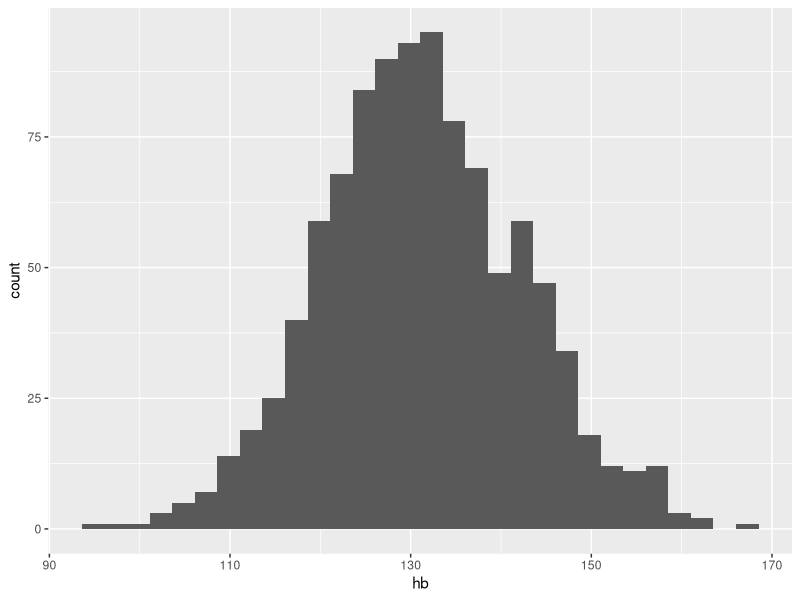
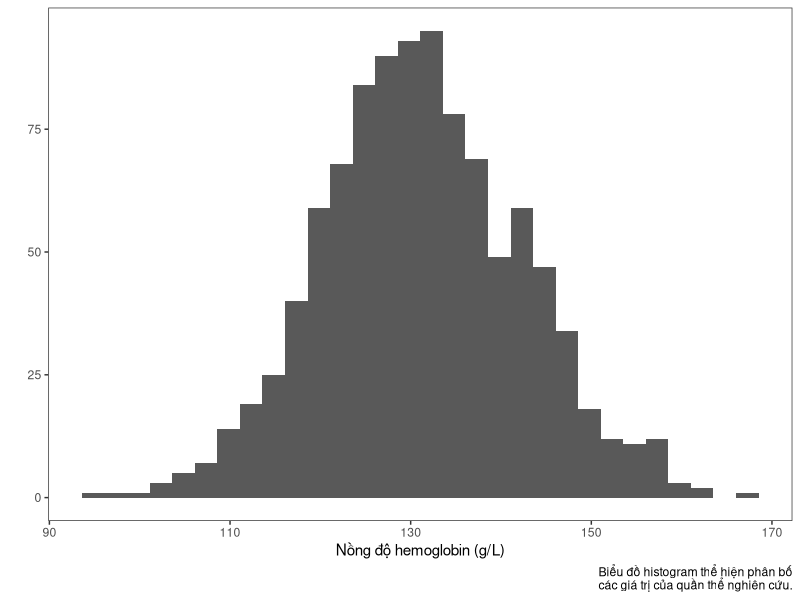
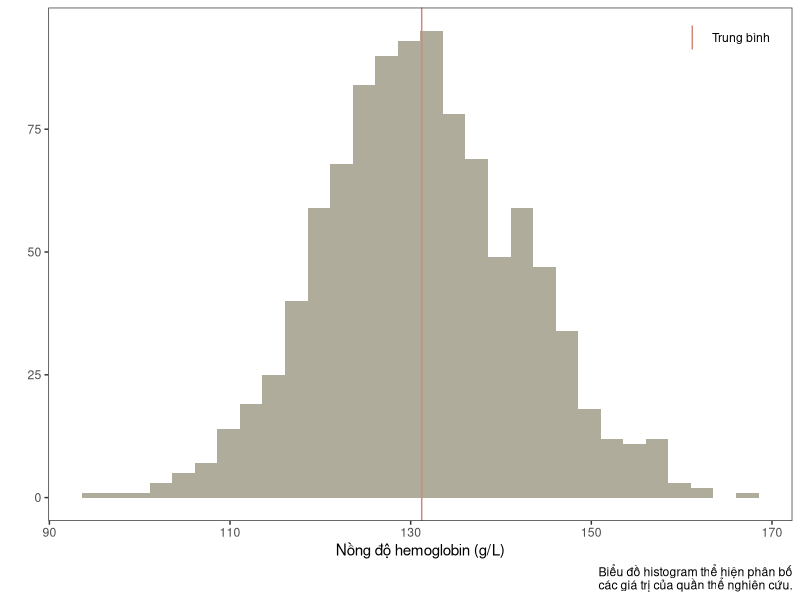
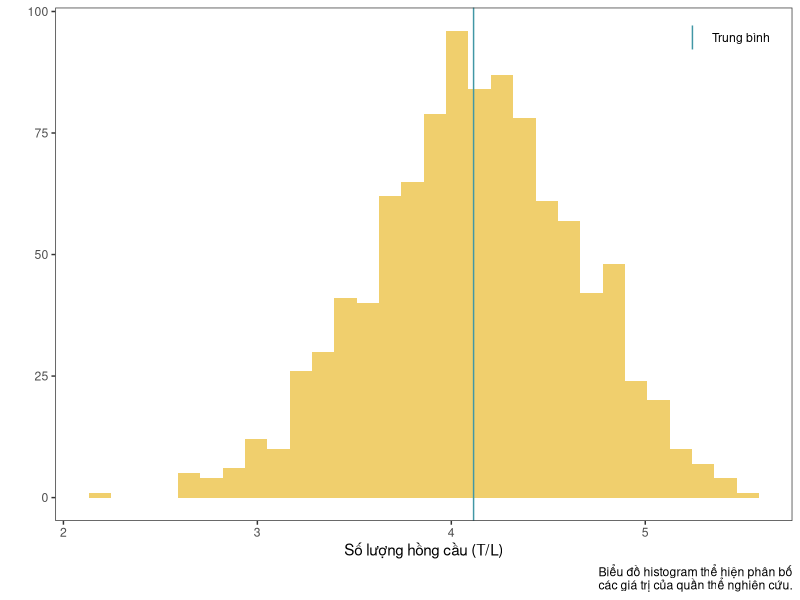
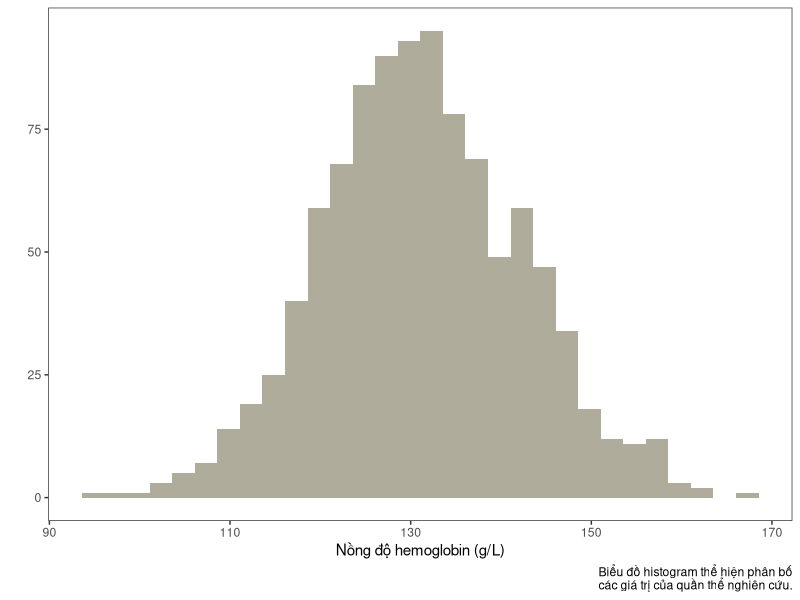
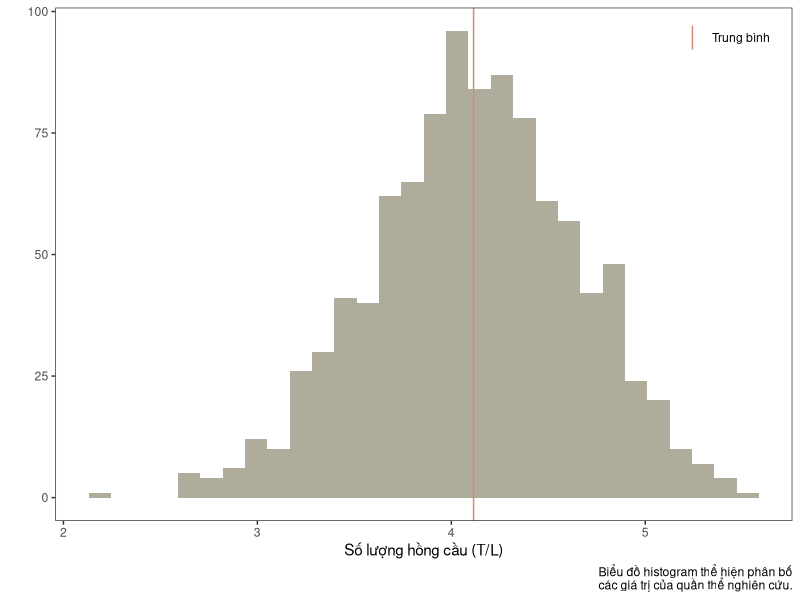
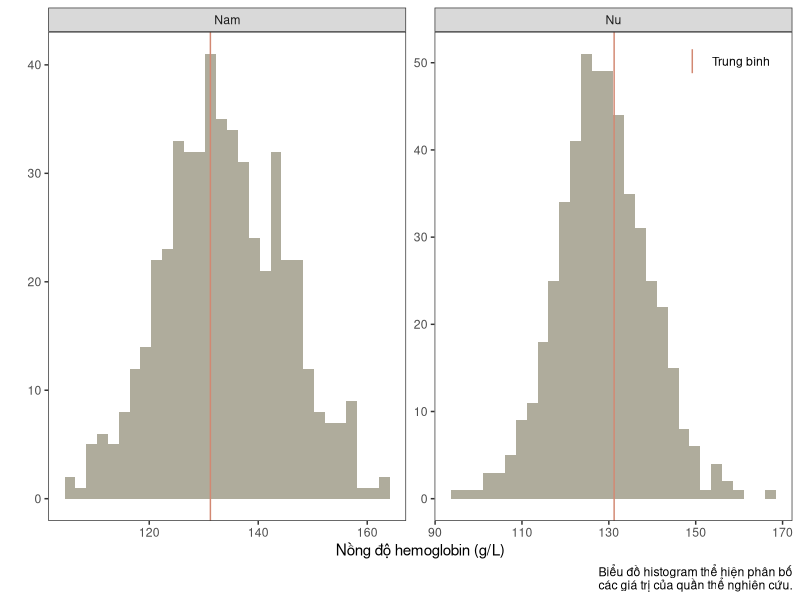
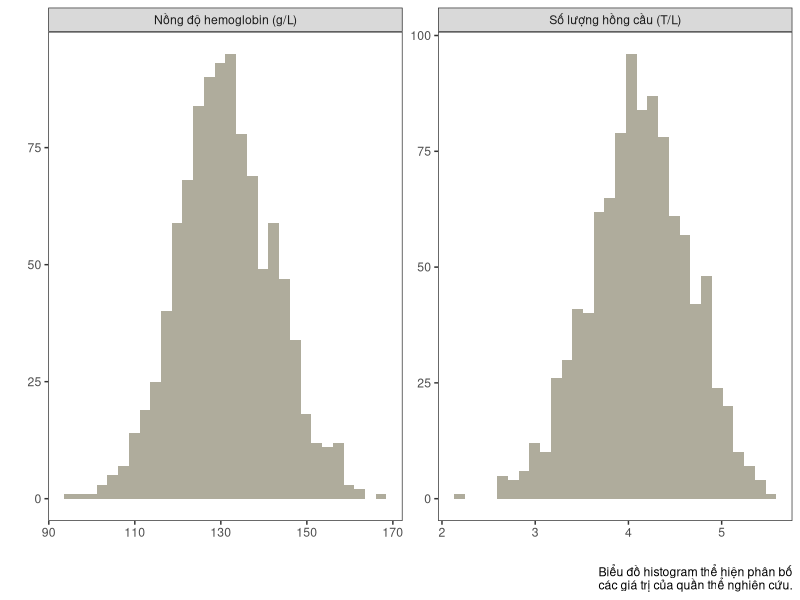

Write the R code that produced these figures, in order.
## ---- chunk 1
#| message: false

library(knitr)
opts_chunk$set(
    message = FALSE,
    warning = FALSE
)
## ---- chunk 2
library(dplyr)
library(tidyr)

set.seed(0)
n <- 1000

d <- data.frame(
    stt = seq(n),
    gioi = factor(sample(c(1, 2), n, TRUE),
        levels = c(1, 2), labels = c("Nam", "Nu")),
    do_tuoi = factor(sample(c(1, 2, 3), n, TRUE),
        levels = c(1, 2, 3), labels = c("<18", "18-45", ">45"))
) %>%
    mutate(
        hb = round(rnorm(n, 130, 10) + 5 * (gioi == "Nam") - 3.5 * (do_tuoi == ">45"), 1),
        rbc = round(rnorm(n, 4, 0.5) + 0.25 * (gioi == "Nam") - 0.1 * (do_tuoi == ">45"), 2)
    )

d %>% head(10) %>% kable()
## ---- chunk 3
#| fig-width: 6
#| fig-height: 4.6

library(ggplot2)

ggplot(d, aes(x = hb)) +
    geom_histogram()
## ---- chunk 4
#| fig-width: 6
#| fig-height: 4.6

ggplot(d, aes(x = hb)) +
    geom_histogram() +
    theme_bw() +
    theme(panel.grid = element_blank()) +
    labs(
        x = "Nồng độ hemoglobin (g/L)",
        y = "",
        caption = "Biểu đồ histogram thể hiện phân bố\ncác giá trị của quần thể nghiên cứu."
    )
## ---- chunk 5
#| fig-width: 6
#| fig-height: 4.6

ggplot(d, aes(x = hb)) +
    geom_histogram(fill = "#afac9c") +
    geom_vline(
        aes(
            xintercept = d %>% pull(hb) %>% mean(na.rm = TRUE),
            color = "mean"
        )
    ) +
    theme_bw() +
    theme(
        panel.grid = element_blank(),
        legend.position = c(0.98, 0.98),
        legend.justification = c("right", "top"),
        legend.title = element_blank()
    ) +
    labs(
        x = "Nồng độ hemoglobin (g/L)",
        y = "",
        caption = "Biểu đồ histogram thể hiện phân bố\ncác giá trị của quần thể nghiên cứu."
    ) +
    scale_color_manual(
        values = c(mean = "#d28872"),
        labels = c(mean = "Trung bình")
    )
## ---- chunk 6
#| fig-width: 6
#| fig-height: 4.6

ggplot(d, aes(x = rbc)) +
    geom_histogram(fill = "#f0cf6d") +
    geom_vline(
        aes(
            xintercept = d %>% pull(rbc) %>% mean(na.rm = TRUE),
            color = "mean"
        )
    ) +
    theme_bw() +
    theme(
        panel.grid = element_blank(),
        legend.position = c(0.98, 0.98),
        legend.justification = c("right", "top"),
        legend.title = element_blank()
    ) +
    labs(
        x = "Số lượng hồng cầu (T/L)",
        y = "",
        caption = "Biểu đồ histogram thể hiện phân bố\ncác giá trị của quần thể nghiên cứu."
    ) +
    scale_color_manual(
        values = c(mean = "#4197a5"),
        labels = c(mean = "Trung bình")
    )
## ---- chunk 7
library(rlang)

# Công việc 1: Khởi tạo biểu đồ
plot_create <- function(data) {
    ggplot(data) +
        theme_bw() +
        theme(
            panel.grid = element_blank()
        )
}

# Công việc 2: Vẽ histogram
plot_histogram <- function(g, var_name, var_label, bar_fill) {
    g +
        geom_histogram(
            aes(x = !!sym(var_name)),
            fill = bar_fill
        ) +
        labs(
            x = var_label,
            y = "",
            caption = "Biểu đồ histogram thể hiện phân bố\ncác giá trị của quần thể nghiên cứu."
        )
}

# Công việc 3: Vẽ đường thẳng trung bình
plot_mean <- function(g, data, var_name, line_color) {
    g +
        geom_vline(
            aes(
                xintercept = data %>% pull(!!sym(var_name)) %>% mean(na.rm = TRUE),
                # Có cách làm khác sử dụng stat_summary(),
                # bạn tự tìm hiểu nhé.
                color = "mean"
            )
        ) +
        scale_color_manual(
            values = c(mean = line_color),
            labels = c(mean = "Trung bình")
        ) +
        theme(
            legend.position = c(0.98, 0.98),
            legend.justification = c("right", "top"),
            legend.title = element_blank()
        )
}
## ---- chunk 8
#| fig-width: 6
#| fig-height: 4.6

var_name <- "hb"
var_label <- "Nồng độ hemoglobin (g/L)"
bar_fill <- "#afac9c"

plot_create(d) %>%
    plot_histogram(var_name, var_label, bar_fill)
## ---- chunk 9
#| fig-width: 6
#| fig-height: 4.6

var_name <- "rbc"
var_label <- "Số lượng hồng cầu (T/L)"
line_color <- "#d28872"

plot_create(d) %>%
    plot_histogram(var_name, var_label, bar_fill) %>%
    plot_mean(d, var_name, line_color)
## ---- chunk 10
#| fig-width: 10
#| fig-height: 4.6

plot_subgroup <- function(g, var_subgroup, ncol = 2) {
    g +
        facet_wrap(vars(!!sym(var_subgroup)), ncol = ncol, scales = "free")
}

var_name <- "hb"
var_label <- "Nồng độ hemoglobin (g/L)"
bar_fill <- "#afac9c"
line_color <- "#d28872"
var_subgroup <- "gioi"

plot_create(d) %>%
    plot_histogram(var_name, var_label, bar_fill) %>%
    plot_mean(d, var_name, line_color) %>%
    plot_subgroup(var_subgroup)
## ---- chunk 11
prepare_long_data <- function(data, vars_to_long, vars_labels,
    names_to = "variable", values_to = "value") {
    data %>%
        pivot_longer(
            any_of(vars_to_long),
            names_to = names_to, values_to = values_to
        ) %>%
        mutate(
            !!names_to := factor(!!sym(names_to),
                levels = vars_to_long, labels = vars_labels)
        )
}

prepare_long_data(d, c("hb", "rbc"), c("Hb", "RBC")) %>% head() %>% kable()
## ---- chunk 12
#| fig-width: 10
#| fig-height: 4.6

vars_to_long <- c("hb", "rbc")
vars_labels <- c(
    "Nồng độ hemoglobin (g/L)",
    "Số lượng hồng cầu (T/L)"
)
var_name <- "value"
var_label <- ""
bar_fill <- "#afac9c"
var_subgroup <- "variable"

prepare_long_data(d, vars_to_long, vars_labels) %>%
    plot_create() %>%
    plot_histogram(var_name, var_label, bar_fill) %>%
    plot_subgroup(var_subgroup)
## ---- chunk 13
library(purrr)

prepare_data_multisubgroups <- function(data, vars_subgroup, new_subgroup,
    sep = ", ") {
    paste_list <- lift(paste)
    new_levels <- map(vars_subgroup, ~ levels(pull(d, .x))) %>%
        cross() %>%
        map(~ paste_list(.x, sep = sep)) %>%
        unlist()
    data %>%
        unite(!!new_subgroup, any_of(vars_subgroup), sep = sep) %>%
        mutate(
            !!new_subgroup := factor(!!sym(new_subgroup), levels = new_levels)
        )
}

prepare_data_multisubgroups(d, c("gioi", "do_tuoi"), "gioi_tuoi") %>% head() %>% kable()
## ---- chunk 14
#| fig-width: 10
#| fig-height: 12

vars_subgroup <- c("gioi", "do_tuoi")
var_name <- "rbc"
var_label <- "Số lượng hồng cầu (T/L)"
bar_fill <- "#afac9c"
var_subgroup <- "gioi_tuoi"

prepare_data_multisubgroups(d, vars_subgroup, var_subgroup) %>%
    plot_create() %>%
    plot_histogram(var_name, var_label, bar_fill) %>%
    plot_subgroup(var_subgroup)
